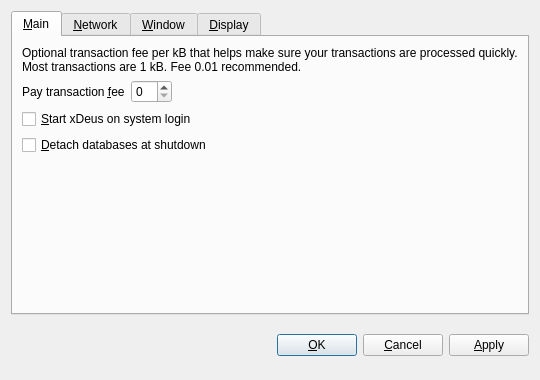
<?xml version="1.0" encoding="UTF-8"?>
<ui version="4.0">
 <class>OptionsDialog</class>
 <widget class="QDialog" name="OptionsDialog">
  <property name="geometry">
   <rect>
    <x>0</x>
    <y>0</y>
    <width>540</width>
    <height>380</height>
   </rect>
  </property>
  <property name="windowTitle">
   <string>Options</string>
  </property>
  <property name="modal">
   <bool>true</bool>
  </property>
  <layout class="QVBoxLayout" name="verticalLayout">
   <item>
    <widget class="QTabWidget" name="tabWidget">
     <property name="tabPosition">
      <enum>QTabWidget::North</enum>
     </property>
     <property name="currentIndex">
      <number>0</number>
     </property>
     <widget class="QWidget" name="tabMain">
      <attribute name="title">
       <string>&amp;Main</string>
      </attribute>
      <layout class="QVBoxLayout" name="verticalLayout_Main">
       <item>
        <widget class="QLabel" name="transactionFeeInfoLabel">
         <property name="text">
          <string>Optional transaction fee per kB that helps make sure your transactions are processed quickly. Most transactions are 1 kB. Fee 0.01 recommended.</string>
         </property>
         <property name="textFormat">
          <enum>Qt::PlainText</enum>
         </property>
         <property name="wordWrap">
          <bool>true</bool>
         </property>
        </widget>
       </item>
       <item>
        <layout class="QHBoxLayout" name="horizontalLayout_Main">
         <item>
          <widget class="QLabel" name="transactionFeeLabel">
           <property name="text">
            <string>Pay transaction &amp;fee</string>
           </property>
           <property name="textFormat">
            <enum>Qt::PlainText</enum>
           </property>
           <property name="buddy">
            <cstring>transactionFee</cstring>
           </property>
          </widget>
         </item>
         <item>
          <widget class="BitcoinAmountField" name="transactionFee"/>
         </item>
         <item>
          <spacer name="horizontalSpacer_Main">
           <property name="orientation">
            <enum>Qt::Horizontal</enum>
           </property>
           <property name="sizeHint" stdset="0">
            <size>
             <width>40</width>
             <height>20</height>
            </size>
           </property>
          </spacer>
         </item>
        </layout>
       </item>
       <item>
        <widget class="QCheckBox" name="bitcoinAtStartup">
         <property name="toolTip">
          <string>Automatically start xDeus after logging in to the system.</string>
         </property>
         <property name="text">
          <string>&amp;Start xDeus on system login</string>
         </property>
        </widget>
       </item>
       <item>
        <widget class="QCheckBox" name="detachDatabases">
         <property name="toolTip">
          <string>Detach block and address databases at shutdown. This means they can be moved to another data directory, but it slows down shutdown. The wallet is always detached.</string>
         </property>
         <property name="text">
          <string>&amp;Detach databases at shutdown</string>
         </property>
        </widget>
       </item>
       <item>
        <spacer name="verticalSpacer_Main">
         <property name="orientation">
          <enum>Qt::Vertical</enum>
         </property>
         <property name="sizeHint" stdset="0">
          <size>
           <width>20</width>
           <height>40</height>
          </size>
         </property>
        </spacer>
       </item>
      </layout>
     </widget>
     <widget class="QWidget" name="tabNetwork">
      <attribute name="title">
       <string>&amp;Network</string>
      </attribute>
      <layout class="QVBoxLayout" name="verticalLayout_Network">
       <item>
        <widget class="QCheckBox" name="mapPortUpnp">
         <property name="toolTip">
          <string>Automatically open the xDeus client port on the router. This only works when your router supports UPnP and it is enabled.</string>
         </property>
         <property name="text">
          <string>Map port using &amp;UPnP</string>
         </property>
        </widget>
       </item>
       <item>
        <widget class="QCheckBox" name="connectSocks">
         <property name="toolTip">
          <string>Connect to the xDeus network through a SOCKS proxy (e.g. when connecting through Tor).</string>
         </property>
         <property name="text">
          <string>&amp;Connect through SOCKS proxy:</string>
         </property>
        </widget>
       </item>
       <item>
        <layout class="QHBoxLayout" name="horizontalLayout_Network">
         <item>
          <widget class="QLabel" name="proxyIpLabel">
           <property name="text">
            <string>Proxy &amp;IP:</string>
           </property>
           <property name="textFormat">
            <enum>Qt::PlainText</enum>
           </property>
           <property name="buddy">
            <cstring>proxyIp</cstring>
           </property>
          </widget>
         </item>
         <item>
          <widget class="QValidatedLineEdit" name="proxyIp">
           <property name="maximumSize">
            <size>
             <width>140</width>
             <height>16777215</height>
            </size>
           </property>
           <property name="toolTip">
            <string>IP address of the proxy (e.g. 127.0.0.1)</string>
           </property>
          </widget>
         </item>
         <item>
          <widget class="QLabel" name="proxyPortLabel">
           <property name="text">
            <string>&amp;Port:</string>
           </property>
           <property name="textFormat">
            <enum>Qt::PlainText</enum>
           </property>
           <property name="buddy">
            <cstring>proxyPort</cstring>
           </property>
          </widget>
         </item>
         <item>
          <widget class="QLineEdit" name="proxyPort">
           <property name="maximumSize">
            <size>
             <width>55</width>
             <height>16777215</height>
            </size>
           </property>
           <property name="toolTip">
            <string>Port of the proxy (e.g. 9050)</string>
           </property>
          </widget>
         </item>
         <item>
          <widget class="QLabel" name="socksVersionLabel">
           <property name="text">
            <string>SOCKS &amp;Version:</string>
           </property>
           <property name="textFormat">
            <enum>Qt::PlainText</enum>
           </property>
           <property name="buddy">
            <cstring>socksVersion</cstring>
           </property>
          </widget>
         </item>
         <item>
          <widget class="QValueComboBox" name="socksVersion">
           <property name="toolTip">
            <string>SOCKS version of the proxy (e.g. 5)</string>
           </property>
          </widget>
         </item>
         <item>
          <spacer name="horizontalSpacer_Network">
           <property name="orientation">
            <enum>Qt::Horizontal</enum>
           </property>
           <property name="sizeHint" stdset="0">
            <size>
             <width>40</width>
             <height>20</height>
            </size>
           </property>
          </spacer>
         </item>
        </layout>
       </item>
       <item>
        <spacer name="verticalSpacer_Network">
         <property name="orientation">
          <enum>Qt::Vertical</enum>
         </property>
         <property name="sizeHint" stdset="0">
          <size>
           <width>20</width>
           <height>40</height>
          </size>
         </property>
        </spacer>
       </item>
      </layout>
     </widget>
     <widget class="QWidget" name="tabWindow">
      <attribute name="title">
       <string>&amp;Window</string>
      </attribute>
      <layout class="QVBoxLayout" name="verticalLayout_Window">
       <item>
        <widget class="QCheckBox" name="minimizeToTray">
         <property name="toolTip">
          <string>Show only a tray icon after minimizing the window.</string>
         </property>
         <property name="text">
          <string>&amp;Minimize to the tray instead of the taskbar</string>
         </property>
        </widget>
       </item>
       <item>
        <widget class="QCheckBox" name="minimizeOnClose">
         <property name="toolTip">
          <string>Minimize instead of exit the application when the window is closed. When this option is enabled, the application will be closed only after selecting Quit in the menu.</string>
         </property>
         <property name="text">
          <string>M&amp;inimize on close</string>
         </property>
        </widget>
       </item>
       <item>
        <spacer name="verticalSpacer_Window">
         <property name="orientation">
          <enum>Qt::Vertical</enum>
         </property>
         <property name="sizeHint" stdset="0">
          <size>
           <width>20</width>
           <height>40</height>
          </size>
         </property>
        </spacer>
       </item>
      </layout>
     </widget>
     <widget class="QWidget" name="tabDisplay">
      <attribute name="title">
       <string>&amp;Display</string>
      </attribute>
      <layout class="QVBoxLayout" name="verticalLayout_Display">
       <item>
        <layout class="QHBoxLayout" name="horizontalLayout_1_Display">
         <item>
          <widget class="QLabel" name="langLabel">
           <property name="text">
            <string>User Interface &amp;language:</string>
           </property>
           <property name="textFormat">
            <enum>Qt::PlainText</enum>
           </property>
           <property name="buddy">
            <cstring>lang</cstring>
           </property>
          </widget>
         </item>
         <item>
          <widget class="QValueComboBox" name="lang">
           <property name="toolTip">
            <string>The user interface language can be set here. This setting will take effect after restarting xDeus.</string>
           </property>
          </widget>
         </item>
        </layout>
       </item>
       <item>
        <layout class="QHBoxLayout" name="horizontalLayout_2_Display">
         <item>
          <widget class="QLabel" name="unitLabel">
           <property name="text">
            <string>&amp;Unit to show amounts in:</string>
           </property>
           <property name="textFormat">
            <enum>Qt::PlainText</enum>
           </property>
           <property name="buddy">
            <cstring>unit</cstring>
           </property>
          </widget>
         </item>
         <item>
          <widget class="QValueComboBox" name="unit">
           <property name="toolTip">
            <string>Choose the default subdivision unit to show in the interface and when sending coins.</string>
           </property>
          </widget>
         </item>
        </layout>
       </item>
       <item>
        <widget class="QCheckBox" name="displayAddresses">
         <property name="toolTip">
          <string>Whether to show xDeus addresses in the transaction list or not.</string>
         </property>
         <property name="text">
          <string>&amp;Display addresses in transaction list</string>
         </property>
        </widget>
       </item>
       <item>
        <widget class="QCheckBox" name="coinControlFeatures">
         <property name="toolTip">
          <string>Whether to show coin control features or not.</string>
         </property>
         <property name="text">
          <string>Display coin &amp;control features (experts only!)</string>
         </property>
        </widget>
       </item>
       <item>
        <spacer name="verticalSpacer_Display">
         <property name="orientation">
          <enum>Qt::Vertical</enum>
         </property>
         <property name="sizeHint" stdset="0">
          <size>
           <width>20</width>
           <height>40</height>
          </size>
         </property>
        </spacer>
       </item>
      </layout>
     </widget>
    </widget>
   </item>
   <item>
    <layout class="QHBoxLayout" name="horizontalLayout_Buttons">
     <item>
      <spacer name="horizontalSpacer_1">
       <property name="orientation">
        <enum>Qt::Horizontal</enum>
       </property>
       <property name="sizeHint" stdset="0">
        <size>
         <width>40</width>
         <height>48</height>
        </size>
       </property>
      </spacer>
     </item>
     <item>
      <widget class="QLabel" name="statusLabel">
       <property name="font">
        <font>
         <weight>75</weight>
         <bold>true</bold>
        </font>
       </property>
       <property name="text">
        <string/>
       </property>
       <property name="textFormat">
        <enum>Qt::PlainText</enum>
       </property>
       <property name="wordWrap">
        <bool>true</bool>
       </property>
      </widget>
     </item>
     <item>
      <spacer name="horizontalSpacer_2">
       <property name="orientation">
        <enum>Qt::Horizontal</enum>
       </property>
       <property name="sizeHint" stdset="0">
        <size>
         <width>40</width>
         <height>48</height>
        </size>
       </property>
      </spacer>
     </item>
     <item>
      <widget class="QPushButton" name="okButton">
       <property name="text">
        <string>&amp;OK</string>
       </property>
      </widget>
     </item>
     <item>
      <widget class="QPushButton" name="cancelButton">
       <property name="text">
        <string>&amp;Cancel</string>
       </property>
       <property name="autoDefault">
        <bool>false</bool>
       </property>
      </widget>
     </item>
     <item>
      <widget class="QPushButton" name="applyButton">
       <property name="text">
        <string>&amp;Apply</string>
       </property>
       <property name="autoDefault">
        <bool>false</bool>
       </property>
      </widget>
     </item>
    </layout>
   </item>
  </layout>
 </widget>
 <customwidgets>
  <customwidget>
   <class>BitcoinAmountField</class>
   <extends>QSpinBox</extends>
   <header>bitcoinamountfield.h</header>
  </customwidget>
  <customwidget>
   <class>QValueComboBox</class>
   <extends>QComboBox</extends>
   <header>qvaluecombobox.h</header>
  </customwidget>
  <customwidget>
   <class>QValidatedLineEdit</class>
   <extends>QLineEdit</extends>
   <header>qvalidatedlineedit.h</header>
  </customwidget>
 </customwidgets>
 <resources/>
 <connections/>
</ui>
